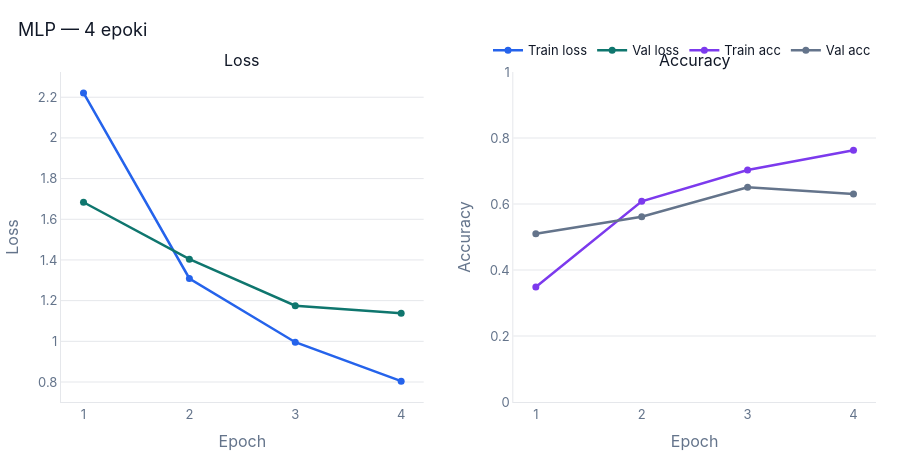

Source (notebook cell):
### Code cell
plot_training_history(history, title=f"MLP — {EPOCHS} epoki")

best_epoch = history["val_acc"].index(max(history["val_acc"])) + 1
print(f"Najlepszy val acc: {max(history['val_acc']):.4f} (epoka {best_epoch})")

### Figure 1 — Plotly figure (JSON) as saved in the notebook; plotly's stock layout.template omitted (floating-point values rounded to 4 significant figures)
{"data": [{"line": {"color": "#2563eb", "width": 2.5}, "marker": {"size": 7}, "mode": "lines+markers", "name": "Train loss", "type": "scatter", "x": [1, 2, 3, 4], "xaxis": "x", "y": [2.221, 1.309, 0.9956, 0.8043], "yaxis": "y"}, {"line": {"color": "#0f766e", "width": 2.5}, "marker": {"size": 7}, "mode": "lines+markers", "name": "Val loss", "type": "scatter", "x": [1, 2, 3, 4], "xaxis": "x", "y": [1.684, 1.404, 1.175, 1.138], "yaxis": "y"}, {"line": {"color": "#7c3aed", "width": 2.5}, "marker": {"size": 7}, "mode": "lines+markers", "name": "Train acc", "type": "scatter", "x": [1, 2, 3, 4], "xaxis": "x2", "y": [0.3484, 0.6082, 0.7032, 0.7628], "yaxis": "y2"}, {"line": {"color": "#64748b", "width": 2.5}, "marker": {"size": 7}, "mode": "lines+markers", "name": "Val acc", "type": "scatter", "x": [1, 2, 3, 4], "xaxis": "x2", "y": [0.51, 0.5615, 0.6509, 0.6304], "yaxis": "y2"}], "layout": {"annotations": [{"font": {"size": 16}, "showarrow": false, "text": "Loss", "x": 0.2225, "xanchor": "center", "xref": "paper", "y": 1, "yanchor": "bottom", "yref": "paper"}, {"font": {"size": 16}, "showarrow": false, "text": "Accuracy", "x": 0.7775, "xanchor": "center", "xref": "paper", "y": 1, "yanchor": "bottom", "yref": "paper"}], "font": {"color": "#111827", "family": "Inter, Arial, sans-serif", "size": 13}, "height": 460, "legend": {"bgcolor": "rgba(255,255,255,0)", "orientation": "h", "x": 1, "xanchor": "right", "y": 1.02, "yanchor": "bottom"}, "margin": {"b": 48, "l": 48, "r": 24, "t": 72}, "paper_bgcolor": "white", "plot_bgcolor": "white", "title": {"text": "MLP — 4 epoki", "x": 0.02, "xanchor": "left"}, "xaxis": {"anchor": "y", "domain": [0, 0.445], "dtick": 1, "linecolor": "#e5e7eb", "showgrid": false, "tickfont": {"color": "#64748b"}, "title": {"font": {"color": "#64748b"}, "text": "Epoch"}, "zeroline": false}, "xaxis2": {"anchor": "y2", "domain": [0.555, 1], "dtick": 1, "linecolor": "#e5e7eb", "showgrid": false, "tickfont": {"color": "#64748b"}, "title": {"font": {"color": "#64748b"}, "text": "Epoch"}, "zeroline": false}, "yaxis": {"anchor": "x", "domain": [0, 1], "gridcolor": "#e5e7eb", "linecolor": "#e5e7eb", "tickfont": {"color": "#64748b"}, "title": {"font": {"color": "#64748b"}, "text": "Loss"}, "zeroline": false}, "yaxis2": {"anchor": "x2", "domain": [0, 1], "gridcolor": "#e5e7eb", "linecolor": "#e5e7eb", "range": [0, 1], "tickfont": {"color": "#64748b"}, "title": {"font": {"color": "#64748b"}, "text": "Accuracy"}, "zeroline": false}}}
